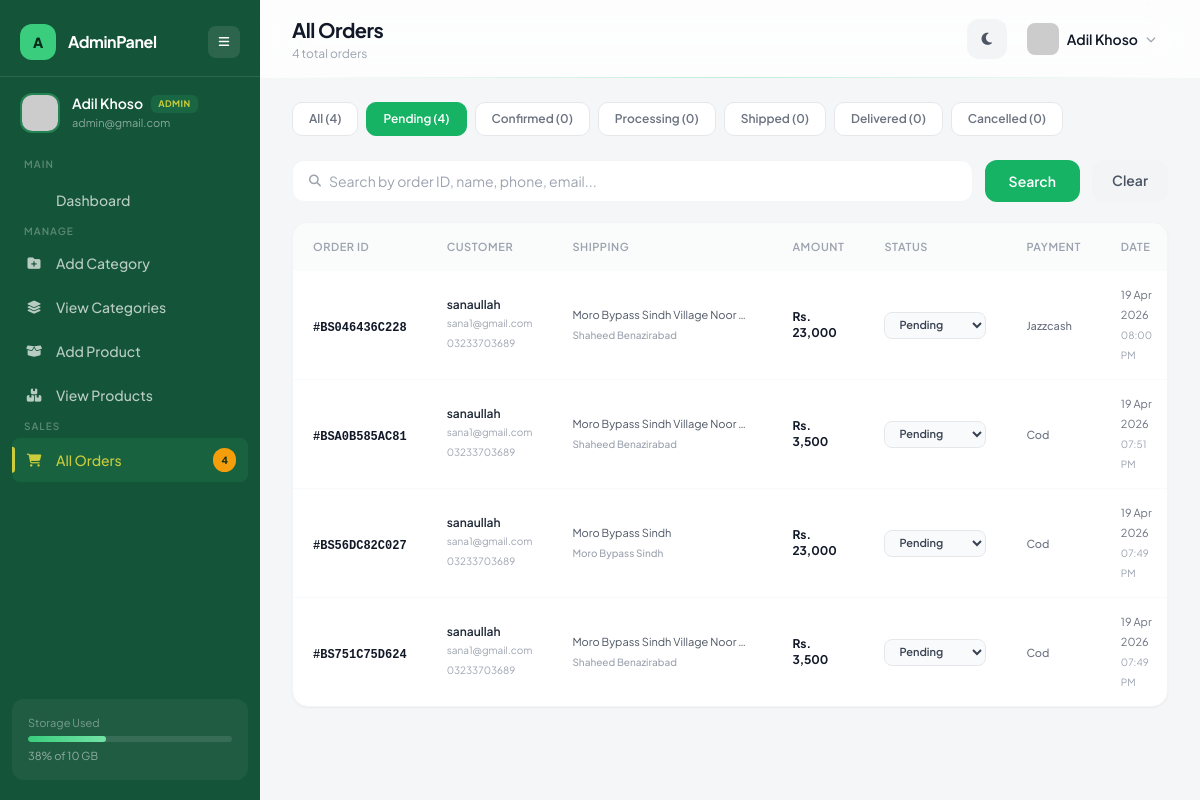
Page /backend/view.php?status=pending (signed in) on the committed database.
### tables this page shows
CREATE TABLE `users` (
  `id` int(11) NOT NULL,
  `name` varchar(100) DEFAULT NULL,
  `email` varchar(100) DEFAULT NULL,
  `password` varchar(255) DEFAULT NULL,
  `image` varchar(255) DEFAULT NULL,
  `phone` varchar(20) DEFAULT NULL,
  `address` text DEFAULT NULL,
  `role` enum('user','admin') DEFAULT 'user',
  `created_at` timestamp NOT NULL DEFAULT current_timestamp()
);

CREATE TABLE `orders` (
  `id` int(11) NOT NULL,
  `order_id` varchar(50) NOT NULL,
  `user_id` int(11) NOT NULL,
  `total_amount` decimal(10,2) NOT NULL,
  `shipping_name` varchar(100) NOT NULL,
  `shipping_phone` varchar(20) NOT NULL,
  `shipping_address` text NOT NULL,
  `shipping_city` varchar(100) NOT NULL,
  `payment_method` varchar(50) NOT NULL DEFAULT 'cod',
  `status` enum('pending','confirmed','shipped','delivered','cancelled') NOT NULL DEFAULT 'pending',
  `created_at` timestamp NOT NULL DEFAULT current_timestamp()
);

### backend/view.php (the view, shortened to what this page needs)
<?php
include("config/db.php");
 $uid = $_SESSION['user_id'];
 $user_res = mysqli_query($conn, "SELECT name, email, image, role FROM users WHERE id = $uid");
 $user = mysqli_fetch_assoc($user_res);
 $user_name = $user['name'] ?? 'Unknown';
 $user_email = $user['email'] ?? '';
 $user_image = !empty($user['image']) ? 'uploads/' . $user['image'] : 'https://ui-avatars.com/api/?name=' . urlencode($user_name) . '&background=16b364&color=fff&bold=true';
 $user_role = ucfirst($user['role'] ?? 'user');
 $status_filter = isset($_GET['status']) ? mysqli_real_escape_string($conn, $_GET['status']) : '';
 $search = isset($_GET['search']) ? mysqli_real_escape_string($conn, trim($_GET['search'])) : '';
 $page = max(1, (int)($_GET['page'] ?? 1));
 $limit = 15;
 $offset = ($page - 1) * $limit;
 $where = "1=1";
if ($status_filter) $where .= " AND o.status = '$status_filter'";
 $total_res = mysqli_query($conn, "SELECT COUNT(*) as c FROM orders o LEFT JOIN users u ON u.id = o.user_id WHERE $where");
 $total_orders = mysqli_fetch_assoc($total_res)['c'];
 $orders_res = mysqli_query($conn, "
    SELECT o.*, u.email AS user_email
    FROM orders o
    LEFT JOIN users u ON u.id = o.user_id
    WHERE $where
    ORDER BY o.created_at DESC
    LIMIT $limit OFFSET $offset
");
 $counts = [
    'all'       => mysqli_fetch_assoc(mysqli_query($conn, "SELECT COUNT(*) as c FROM orders"))['c'],
    'pending'   => mysqli_fetch_assoc(mysqli_query($conn, "SELECT COUNT(*) as c FROM orders WHERE status='pending'"))['c'],
    'confirmed' => mysqli_fetch_assoc(mysqli_query($conn, "SELECT COUNT(*) as c FROM orders WHERE status='confirmed'"))['c'],
    'processing'=> mysqli_fetch_assoc(mysqli_query($conn, "SELECT COUNT(*) as c FROM orders WHERE status='processing'"))['c'],
    'shipped'   => mysqli_fetch_assoc(mysqli_query($conn, "SELECT COUNT(*) as c FROM orders WHERE status='shipped'"))['c'],
    'delivered' => mysqli_fetch_assoc(mysqli_query($conn, "SELECT COUNT(*) as c FROM orders WHERE status='delivered'"))['c'],
    'cancelled' => mysqli_fetch_assoc(mysqli_query($conn, "SELECT COUNT(*) as c FROM orders WHERE status='cancelled'"))['c'],
];
?>
<!DOCTYPE html>
<html lang="en">
<head>
<script src="https://cdn.tailwindcss.com"></script>
<link rel="stylesheet" href="https://cdnjs.cloudflare.com/ajax/libs/font-awesome/6.5.0/css/all.min.css">
</head>
<body class="bg-[#f4f6f8] dark:bg-[#0a0f0d] transition-colors duration-500 min-h-screen">
<aside id="sidebar" class="sidebar-glass fixed left-0 top-0 h-full w-[260px] text-white z-50 transition-all duration-300 flex flex-col">
  <div class="flex items-center justify-between px-5 pt-6 pb-4">
    <div class="flex items-center gap-3">
      <div class="w-9 h-9 rounded-xl bg-brand-400 flex items-center justify-center text-brand-950 font-extrabold text-sm shrink-0">A</div>
      <span class="sidebar-logo-text font-bold text-base tracking-tight transition-all duration-300">AdminPanel</span>
    </div>
    <button onclick="toggleSidebar()" class="w-8 h-8 rounded-lg bg-white/10 hover:bg-white/20 flex items-center justify-center transition text-sm"><i class="fa-solid fa-bars text-xs"></i></button>
  </div>
  <div class="px-5 py-4 flex items-center gap-3 border-t border-white/10">
    <img src="<?= $user_image ?>" class="sidebar-avatar w-10 h-10 rounded-xl object-cover border-2 border-brand-400/40 transition-all duration-300 shrink-0" onerror="this.src='https://ui-avatars.com/api/?name=<?= urlencode($user_name) ?>&background=16b364&color=fff&bold=true'">
    <div class="sidebar-text transition-all duration-300">
      <div class="flex items-center gap-2"><p class="text-sm font-semibold leading-tight"><?= htmlspecialchars($user_name) ?></p><span class="role-badge <?= $user_role === 'Admin' ? 'role-admin' : 'role-user' ?>"><?= $user_role ?></span></div>
      <p class="text-[11px] text-white/50 mt-0.5"><?= htmlspecialchars($user_email) ?></p>
    </div>
  </div>
  <nav class="flex-1 mt-2 px-3 space-y-1 overflow-y-auto">
    <p class="sidebar-text text-[10px] uppercase tracking-widest text-white/30 font-semibold px-3 mb-2 transition-all duration-300">Main</p>
    <a href="dashboard.php" class="nav-link flex items-center gap-3 px-3 py-2.5 rounded-lg text-sm font-medium text-white/70 hover:text-white"><i class="fa-solid fa-grid-2 w-5 text-center text-[13px]"></i><span class="sidebar-text transition-all duration-300">Dashboard</span></a>
    <?php if ($user_role === 'Admin') { ?>
    <p class="sidebar-text text-[10px] uppercase tracking-widest text-white/30 font-semibold px-3 mt-5 mb-2 transition-all duration-300">Manage</p>
    <a href="category/add.php" class="nav-link flex items-center gap-3 px-3 py-2.5 rounded-lg text-sm font-medium text-white/70 hover:text-white"><i class="fa-solid fa-folder-plus w-5 text-center text-[13px]"></i><span class="sidebar-text transition-all duration-300">Add Category</span></a>
    <a href="category/view.php" class="nav-link flex items-center gap-3 px-3 py-2.5 rounded-lg text-sm font-medium text-white/70 hover:text-white"><i class="fa-solid fa-layer-group w-5 text-center text-[13px]"></i><span class="sidebar-text transition-all duration-300">View Categories</span></a>
    <a href="product/add.php" class="nav-link flex items-center gap-3 px-3 py-2.5 rounded-lg text-sm font-medium text-white/70 hover:text-white"><i class="fa-solid fa-box-open w-5 text-center text-[13px]"></i><span class="sidebar-text transition-all duration-300">Add Product</span></a>
    <a href="sproduct/view.php" class="nav-link flex items-center gap-3 px-3 py-2.5 rounded-lg text-sm font-medium text-white/70 hover:text-white"><i class="fa-solid fa-boxes-stacked w-5 text-center text-[13px]"></i><span class="sidebar-text transition-all duration-300">View Products</span></a>
    <p class="sidebar-text text-[10px] uppercase tracking-widest text-white/30 font-semibold px-3 mt-5 mb-2 transition-all duration-300">Sales</p>
    <a href="view.php" class="nav-link active flex items-center gap-3 px-3 py-2.5 rounded-lg text-sm font-medium"><i class="fa-solid fa-cart-shopping w-5 text-center text-[13px]"></i><span class="sidebar-text transition-all duration-300">All Orders</span>
      <?php if ($counts['pending'] > 0): ?><span class="ml-auto bg-amber-500 text-brand-950 text-[10px] font-bold px-2 py-0.5 rounded-full sidebar-text transition-all duration-300"><?= $counts['pending'] ?></span><?php endif; ?>
    </a>
    <?php } ?>
  </nav>
  <div class="px-3 pb-5"><div class="sidebar-text bg-white/5 rounded-xl p-4 transition-all duration-300"><p class="text-[11px] text-white/40 mb-1">Storage Used</p><div class="w-full h-1.5 bg-white/10 rounded-full overflow-hidden"><div class="h-full w-[38%] bg-gradient-to-r from-brand-400 to-brand-300 rounded-full"></div></div><p class="text-[11px] text-white/50 mt-1.5">38% of 10 GB</p></div></div>
</aside>
<main id="main" class="ml-[260px] min-h-screen transition-all duration-300">
  <header class="topbar-border sticky top-0 z-40 bg-white/80 dark:bg-[#0d1410]/80 backdrop-blur-xl px-8 py-4 flex justify-between items-center">
    <div>
      <h1 class="text-xl font-bold text-gray-900 dark:text-white tracking-tight">All Orders</h1>
      <p class="text-xs text-gray-400 mt-0.5"><?= $total_orders ?> total orders</p>
    </div>
    <div class="flex items-center gap-3">
      <button onclick="toggleDark()" id="darkBtn" class="w-10 h-10 rounded-xl bg-gray-100 dark:bg-white/5 hover:bg-gray-200 dark:hover:bg-white/10 flex items-center justify-center transition text-gray-600 dark:text-white/70"><i class="fa-solid fa-moon text-sm"></i></button>
      <div class="relative">
        <button onclick="toggleMenu()" class="flex items-center gap-2 pl-2 pr-3 py-1.5 rounded-xl hover:bg-gray-100 dark:hover:bg-white/5 transition">
          <img src="<?= $user_image ?>" class="w-8 h-8 rounded-lg object-cover" onerror="this.src='https://ui-avatars.com/api/?name=<?= urlencode($user_name) ?>&background=16b364&color=fff&bold=true'">
          <span class="hidden sm:block text-sm font-semibold text-gray-900 dark:text-white"><?= htmlspecialchars($user_name) ?></span>
          <i class="fa-solid fa-chevron-down text-[10px] text-gray-400"></i>
        </button>
      </div>
    </div>
  </header>
  <div class="px-8 py-6">
    <div class="fade-up flex gap-2 mb-5 overflow-x-auto pb-1">
      <a href="view.php" class="filter-tab <?= !$status_filter ? 'active' : '' ?>">All (<?= $counts['all'] ?>)</a>
      <a href="view.php?status=pending" class="filter-tab <?= $status_filter === 'pending' ? 'active' : '' ?>">Pending (<?= $counts['pending'] ?>)</a>
      <a href="view.php?status=confirmed" class="filter-tab <?= $status_filter === 'confirmed' ? 'active' : '' ?>">Confirmed (<?= $counts['confirmed'] ?>)</a>
      <a href="view.php?status=processing" class="filter-tab <?= $status_filter === 'processing' ? 'active' : '' ?>">Processing (<?= $counts['processing'] ?>)</a>
      <a href="view.php?status=shipped" class="filter-tab <?= $status_filter === 'shipped' ? 'active' : '' ?>">Shipped (<?= $counts['shipped'] ?>)</a>
      <a href="view.php?status=delivered" class="filter-tab <?= $status_filter === 'delivered' ? 'active' : '' ?>">Delivered (<?= $counts['delivered'] ?>)</a>
      <a href="view.php?status=cancelled" class="filter-tab <?= $status_filter === 'cancelled' ? 'active' : '' ?>">Cancelled (<?= $counts['cancelled'] ?>)</a>
    </div>
    <form method="GET" class="fade-up mb-5">
      <div class="flex gap-3">
        <div class="flex-1 flex items-center bg-white dark:bg-[#131a16] rounded-xl px-4 py-2.5 gap-2 border border-gray-100 dark:border-white/5">
          <i class="fa-solid fa-magnifying-glass text-gray-400 text-xs"></i>
          <input type="text" name="search" value="<?= htmlspecialchars($search) ?>" placeholder="Search by order ID, name, phone, email..." class="bg-transparent outline-none text-sm text-gray-700 dark:text-white/80 w-full placeholder:text-gray-400">
        </div>
        <button type="submit" class="px-6 py-2.5 bg-brand-500 hover:bg-brand-600 text-white rounded-xl text-sm font-semibold transition">Search</button>
        <?php if ($search || $status_filter): ?>
          <a href="view.php" class="px-5 py-2.5 bg-gray-100 dark:bg-white/5 hover:bg-gray-200 dark:hover:bg-white/10 text-gray-600 dark:text-white/70 rounded-xl text-sm font-semibold transition">Clear</a>
        <?php endif; ?>
      </div>
    </form>
    <div class="fade-up bg-white dark:bg-[#131a16] rounded-2xl border border-gray-100 dark:border-white/5 shadow-sm overflow-hidden">
      <?php if (mysqli_num_rows($orders_res) > 0): ?>
      <div class="overflow-x-auto">
        <table class="w-full text-sm">
          <thead>
            <tr class="bg-gray-50/80 dark:bg-white/[0.02]">
              <th class="text-left text-[11px] uppercase tracking-wider text-gray-400 font-semibold px-5 py-3.5">Order ID</th>
              <th class="text-left text-[11px] uppercase tracking-wider text-gray-400 font-semibold px-5 py-3.5">Customer</th>
              <th class="text-left text-[11px] uppercase tracking-wider text-gray-400 font-semibold px-5 py-3.5">Shipping</th>
              <th class="text-left text-[11px] uppercase tracking-wider text-gray-400 font-semibold px-5 py-3.5">Amount</th>
              <th class="text-left text-[11px] uppercase tracking-wider text-gray-400 font-semibold px-5 py-3.5">Status</th>
              <th class="text-left text-[11px] uppercase tracking-wider text-gray-400 font-semibold px-5 py-3.5">Payment</th>
              <th class="text-left text-[11px] uppercase tracking-wider text-gray-400 font-semibold px-5 py-3.5">Date</th>
            </tr>
          </thead>
          <tbody class="divide-y divide-gray-50 dark:divide-white/[0.03]">
            <?php while ($row = mysqli_fetch_assoc($orders_res)): ?>
            <tr class="hover:bg-gray-50/50 dark:hover:bg-white/[0.02] transition">
              <td class="px-5 py-3.5">
                <a href="order-detail.php?id=<?= $row['id'] ?>" class="font-bold text-gray-900 dark:text-white hover:text-brand-500 transition text-xs font-mono">#<?= htmlspecialchars($row['order_id']) ?></a>
              </td>
              <td class="px-5 py-3.5">
                <p class="text-xs font-semibold text-gray-800 dark:text-white"><?= htmlspecialchars($row['shipping_name']) ?></p>
                <p class="text-[10px] text-gray-400"><?= htmlspecialchars($row['user_email'] ?? 'N/A') ?></p>
                <p class="text-[10px] text-gray-400"><?= htmlspecialchars($row['shipping_phone']) ?></p>
              </td>
              <td class="px-5 py-3.5">
                <p class="text-[11px] text-gray-600 dark:text-white/70 max-w-[180px] truncate"><?= htmlspecialchars($row['shipping_address']) ?></p>
                <p class="text-[10px] text-gray-400 font-medium"><?= htmlspecialchars($row['shipping_city'] ?? '') ?></p>
              </td>
              <td class="px-5 py-3.5 font-bold text-gray-900 dark:text-white text-xs">Rs. <?= number_format($row['total_amount'], 0) ?></td>
              <td class="px-5 py-3.5">
                <form method="POST" action="../process/update-order-status.php" class="inline">
                  <select name="status" onchange="this.form.submit()" class="status-select">
                    <?php foreach (['pending','confirmed','processing','shipped','delivered','cancelled'] as $s): ?>
                      <option value="<?= $s ?>" <?= $row['status'] === $s ? 'selected' : '' ?>><?= ucfirst($s) ?></option>
                    <?php endforeach; ?>
                  </select>
                </form>
              </td>
              <td class="px-5 py-3.5">
                <span class="text-[11px] text-gray-500 font-medium"><?= ucfirst(str_replace('_', ' ', $row['payment_method'] ?? 'N/A')) ?></span>
              </td>
              <td class="px-5 py-3.5">
                <p class="text-[11px] text-gray-500"><?= date('d M Y', strtotime($row['created_at'])) ?></p>
                <p class="text-[10px] text-gray-400"><?= date('h:i A', strtotime($row['created_at'])) ?></p>
              </td>
            </tr>
            <?php endwhile; ?>
          </tbody>
        </table>
      </div>
      <?php endif; ?>
    </div>
  </div>
</main>
</body>
</html>

### backend/view.php (style rules this page uses)
* { margin:0;padding:0;box-sizing:border-box }
body { font-family:'Plus Jakarta Sans',sans-serif }
.sidebar-glass { background:rgba(8,75,46,0.95);backdrop-filter:blur(20px) }
.nav-link { position:relative;transition:all .25s cubic-bezier(.4,0,.2,1) }
.nav-link::before { content:'';position:absolute;left:0;top:50%;transform:translateY(-50%);width:3px;height:0;border-radius:0 4px 4px 0;background:#cbcd3a;transition:height .25s cubic-bezier(.4,0,.2,1) }
.nav-link:hover::before,.nav-link.active::before { height:60% }
.nav-link.active { background:rgba(58,205,126,0.12);color:#cbcd3a }
.topbar-border { position:relative }
.topbar-border::after { content:'';position:absolute;bottom:0;left:0;right:0;height:1px;background:linear-gradient(90deg,transparent,rgba(58,205,126,0.3),transparent) }
.role-badge { font-size:9px;font-weight:700;letter-spacing:.05em;text-transform:uppercase;padding:2px 7px;border-radius:6px }
.role-admin { background:rgba(58,205,126,0.15);color:#cbcd3a }
.status-select { padding:5px 10px;border-radius:8px;font-size:11px;font-weight:600;border:1px solid #e5e7eb;outline:none;cursor:pointer;transition:all .2s;background:#f9fafb;color:#374151 }
.fade-up { opacity:0;transform:translateY(20px);animation:fadeUp .5s cubic-bezier(.4,0,.2,1) forwards }
.filter-tab { padding:7px 16px;border-radius:10px;font-size:12px;font-weight:600;text-decoration:none;background:#fff;color:#6b7280;border:1px solid #e5e7eb;transition:all .2s;white-space:nowrap }
.filter-tab.active { background:#16b364;color:#fff;border-color:#16b364 }

### rows in the picture
users: name "Adil Khoso", role "ADMIN", email "admin@gmail.com"
orders: order "BS046436C228", shipping_name "sanaullah", user.email "sana1@gmail.com", shipping_phone "03233703689", shipping_address "Moro Bypass Sindh Village Noor…", shipping_city "Shaheed Benazirabad", total_amount "23,000", status "Pending", payment_method "Jazzcash", created_at "19 Apr 2026", created_at "08:00 PM"
orders: order "BSA0B585AC81", shipping_name "sanaullah", user.email "sana1@gmail.com", shipping_phone "03233703689", shipping_address "Moro Bypass Sindh Village Noor…", shipping_city "Shaheed Benazirabad", total_amount "3,500", status "Pending", payment_method "Cod", created_at "19 Apr 2026", created_at "07:51 PM"
orders: order "BS56DC82C027", shipping_name "sanaullah", user.email "sana1@gmail.com", shipping_phone "03233703689", shipping_address "Moro Bypass Sindh", shipping_city "Moro Bypass Sindh", total_amount "23,000", status "Pending", payment_method "Cod", created_at "19 Apr 2026", created_at "07:49 PM"
orders: order "BS751C75D624", shipping_name "sanaullah", user.email "sana1@gmail.com", shipping_phone "03233703689", shipping_address "Moro Bypass Sindh Village Noor…", shipping_city "Shaheed Benazirabad", total_amount "3,500", status "Pending", payment_method "Cod", created_at "19 Apr 2026", created_at "07:49 PM"

### other values in the picture
$counts['pending'] "4"
$total_orders "4"
$counts['all'] "4"
$counts['confirmed'] "0"
$counts['processing'] "0"
$counts['shipped'] "0"
$counts['delivered'] "0"
$counts['cancelled'] "0"
